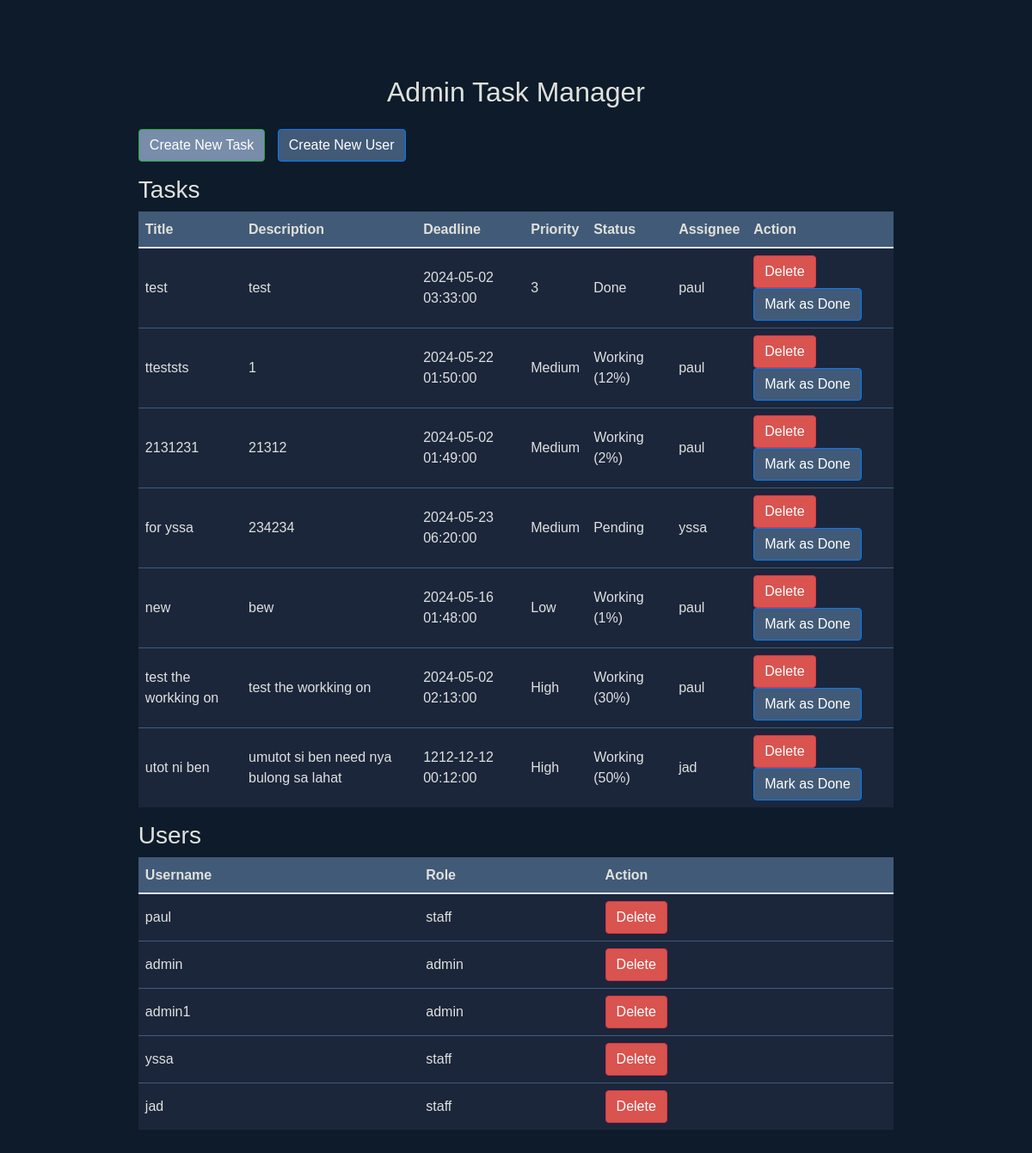
/admin_index (signed in), run on an earlier commit of the app's database.
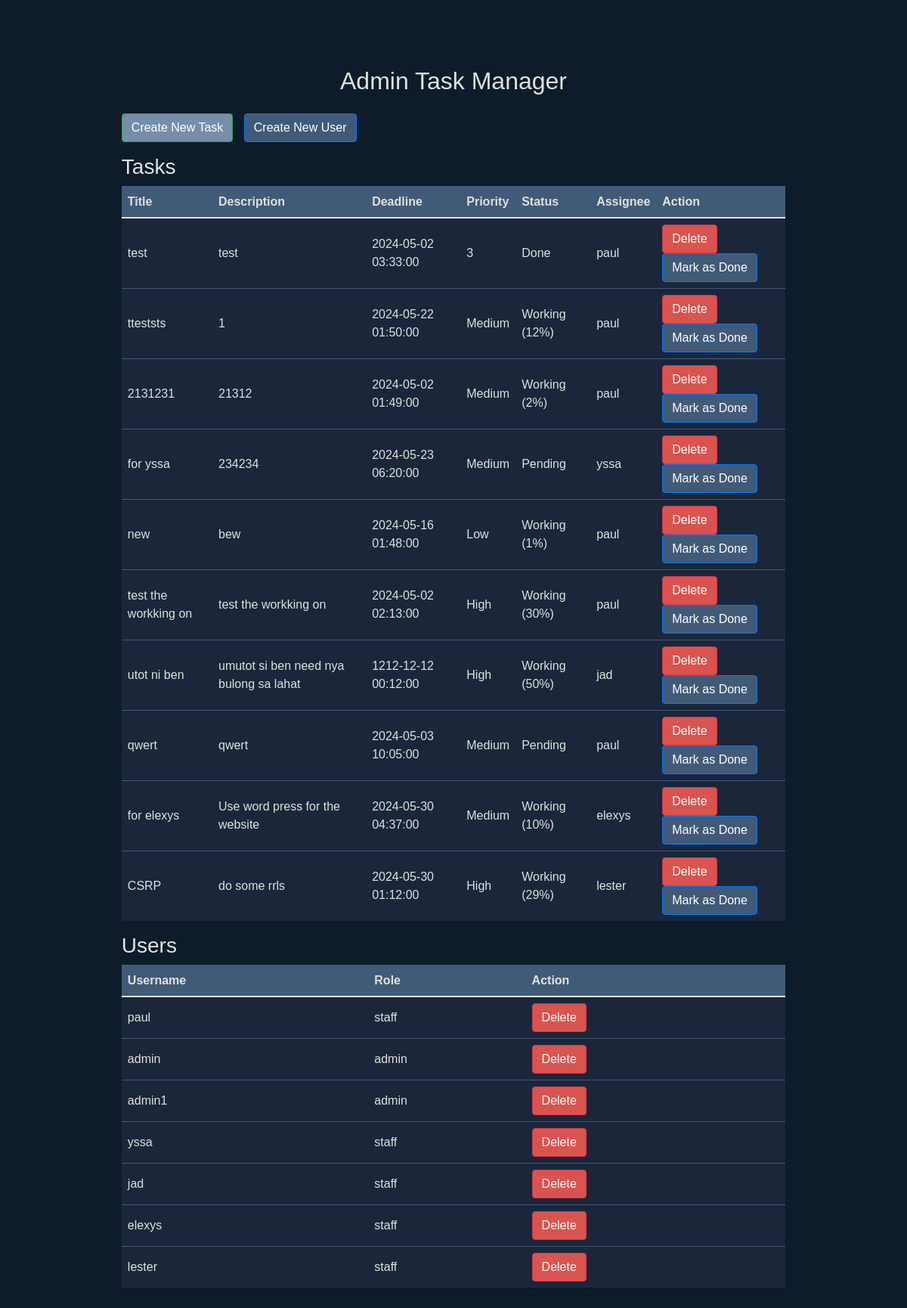
And on a later commit of the database.
### main.py (models this page shows, shortened)
class Task(db.Model):
    id = db.Column(db.Integer, primary_key=True)
    title = db.Column(db.String(100), nullable=False)
    description = db.Column(db.Text)
    deadline = db.Column(db.DateTime)
    priority = db.Column(db.Integer)
    status = db.Column(db.String(20), default='Pending')
    progress = db.Column(db.Integer, default=0)
    assignee_id = db.Column(db.Integer, db.ForeignKey('user.id'))
    assignee = db.relationship('User', backref=db.backref('tasks', lazy=True))

class User(UserMixin, db.Model):
    id = db.Column(db.Integer, primary_key=True)
    username = db.Column(db.String(50), unique=True, nullable=False)
    password = db.Column(db.String(100), nullable=False)
    role = db.Column(db.String(20), nullable=False, default='staff')
    is_leader = db.Column(db.Boolean, default=False)

### main.py (the view)
@app.route('/admin_index')
@login_required
def admin_index():
    if current_user.role != 'admin':
        flash('Permission denied. You are not authorized to view this page.', 'error')
        return redirect(url_for('index'))
    tasks = Task.query.all()
    users = User.query.all()
    if check_deadlines():
        flash('You have tasks that meet the deadline today or have passed the deadline.', 'warning')
    return render_template('admin_index.html', tasks=tasks, users=users)

### main.py (called while the page is built)
@app.route('/check_deadlines')
@login_required
def check_deadlines():
    today = date.today()
    tasks = list(Task.query.filter(Task.deadline <= today, Task.assignee_id == current_user.id).all())
    if tasks:
        return True
    return False

@login_manager.user_loader
def load_user(user_id):
    return User.query.get(int(user_id))

### templates/admin_index.html (shortened to what this page needs)
<!DOCTYPE html>
<html lang="en">
<head>
    <link href="https://stackpath.bootstrapcdn.com/bootstrap/4.5.2/css/bootstrap.min.css" rel="stylesheet">
</head>
<body>
    <div class="container">
        <div class="row justify-content-center mt-5">
            <div class="col-md-10">
                <h2 class="text-center mb-4">Admin Task Manager</h2>
                <a href="{{ url_for('create_task') }}" class="btn btn-success mb-3">Create New Task</a>
                <a href="{{ url_for('register') }}" class="btn btn-primary mb-3">Create New User</a>
                <h3>Tasks</h3>
                <table class="table">
                    <thead>
                        <tr>
                            <th>Title</th>
                            <th>Description</th>
                            <th>Deadline</th>
                            <th>Priority</th>
                            <th>Status</th>
                            <th>Assignee</th>
                            <th>Action</th>
                        </tr>
                    </thead>
                    <tbody>
                        {% for task in tasks %}
                        <tr>
                            <td>{{ task.title }}</td>
                            <td>{{ task.description }}</td>
                            <td>{{ task.deadline }}</td>
                            <td>{{ task.priority }}</td>
                            <td>{{ task.status }}</td>
                            <td>{{ task.assignee.username }}</td>
                            <td>
                                <form action="{{ url_for('delete_task', task_id=task.id) }}" method="POST" style="display:inline;">
                                    <button type="submit" class="btn btn-danger">Delete</button>
                                </form>
                                <form action="{{ url_for('mark_task_done', task_id=task.id) }}" method="POST" style="display:inline;">
                                    <button type="submit" class="btn btn-primary">Mark as Done</button>
                                </form>
                            </td>
                        </tr>
                        {% endfor %}
                    </tbody>
                </table>
                <h3>Users</h3>
                <table class="table">
                    <thead>
                        <tr>
                            <th>Username</th>
                            <th>Role</th>
                            <th>Action</th>
                        </tr>
                    </thead>
                    <tbody>
                        {% for user in users %}
                        <tr>
                            <td>{{ user.username }}</td>
                            <td>{{ user.role }}</td>
                            <td>
                                <form action="{{ url_for('delete_user', user_id=user.id) }}" method="POST" style="display:inline;">
                                    <button type="submit" class="btn btn-danger">Delete</button>
                                </form>
                            </td>
                        </tr>
                        {% endfor %}
                    </tbody>
                </table>
            </div>
        </div>
    </div>
</body>
</html>

### templates/admin_index.html (style rules this page uses)
body { background-color: #0d1b2a; color: #e0e1dd; font-family: Arial, sans-serif; margin: 0; padding: 0; }
.container { padding: 40px; }
.btn { margin-right: 10px; }
.table { background-color: #1b263b; color: #e0e1dd; }
.table th, .table td { border-color: #415a77; }
.table th { background-color: #415a77; }
.table th, .table td { padding: 8px; vertical-align: middle; }
.table th { font-weight: bold; }
.btn-success { background-color: #778da9; }
.btn-primary { background-color: #415a77; }
.btn-danger { background-color: #d9534f; }

What changed in the data, as far as the page shows it:
added Task: title "qwert", description "qwert", deadline "2024-05-03 10:05:00", priority "Medium", status "Pending", assignee.username "paul"
added Task: title "for elexys", description "Use word press for the website", deadline "2024-05-30 04:37:00", priority "Medium", status "Working (10%)", assignee.username "elexys"
added Task: title "CSRP", description "do some rrls", deadline "2024-05-30 01:12:00", priority "High", status "Working (29%)", assignee.username "lester"
added User: username "elexys", role "staff"
added User: username "lester", role "staff"
